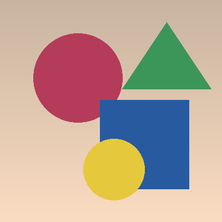
#> input picture imagens/entrada.png, 222 x 222 px, shrunk from 400 x 400 before the run
$ python visualizar.py
#> lines starting #> are read from the running program, lines starting #| are printed output that depends on the picture; after the words box and inside, x2 and y2 are one past the last pixel; in counts of white or black regions, pixels touching at a corner belong together
### binarizacao.py
"""
Desafio DIO - Binarização de Imagens
=====================================

Converte uma imagem colorida para:
  1) Níveis de cinza (0 a 255)
  2) Imagem binarizada / preto e branco (apenas 0 e 255)

Uso:
    python binarizacao.py [caminho_da_imagem] [limiar]

Exemplos:
    python binarizacao.py
    python binarizacao.py imagens/entrada.png
    python binarizacao.py imagens/entrada.png 140
"""

import argparse
import os
import sys

import numpy as np
from PIL import Image


def carregar_imagem(caminho: str) -> Image.Image:
    """Carrega uma imagem do disco e garante que está em RGB."""
    return Image.open(caminho).convert("RGB")


def converter_para_cinza(imagem: Image.Image) -> Image.Image:
    """
    Converte uma imagem RGB para níveis de cinza (0 a 255).

    Usa a fórmula de luminância ponderada (a mesma aplicada internamente
    pelo Pillow no modo "L"): Y = 0.299R + 0.587G + 0.114B
    """
    return imagem.convert("L")


def converter_para_binaria(imagem_cinza: Image.Image, limiar: int = 127) -> Image.Image:
    """
    Converte uma imagem em níveis de cinza para binária (0 e 255).

    Todo pixel com valor >= limiar vira 255 (branco).
    Todo pixel com valor <  limiar vira 0   (preto).
    """
    matriz = np.array(imagem_cinza)
    matriz_binaria = np.where(matriz >= limiar, 255, 0).astype(np.uint8)
    return Image.fromarray(matriz_binaria, mode="L")


# [41 lines left out: function calcular_limiar_otsu, not called in this run]


def processar(
    caminho_entrada: str,
    limiar: int = 127,
    pasta_saida: str = "saida",
    usar_otsu: bool = False,
):
    """Executa o pipeline completo e salva as três imagens resultantes.

    Retorna também o limiar efetivamente utilizado (útil quando `usar_otsu=True`,
    já que o valor é calculado automaticamente a partir da imagem).
    """
#> called with caminho_entrada = 'imagens/entrada.png', limiar = 127, pasta_saida = 'saida', usar_otsu = False
    os.makedirs(pasta_saida, exist_ok=True)

    imagem_original = carregar_imagem(caminho_entrada)
#> in carregar_imagem, returned value is the input picture: PIL image 222x222 RGB; mean R, G, B 186.9, 166, 151.3
    imagem_cinza = converter_para_cinza(imagem_original)
#> in converter_para_cinza, `return imagem.convert("L")`:
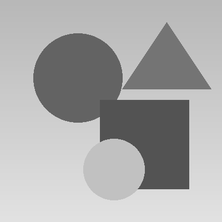
#> returned value: PIL image 222x222 L; min 66, max 229, mean 170.6

    limiar_efetivo = calcular_limiar_otsu(imagem_cinza) if usar_otsu else limiar
#> limiar_efetivo = 127
    imagem_binaria = converter_para_binaria(imagem_cinza, limiar_efetivo)
#> in converter_para_binaria, `matriz_binaria = np.where(matriz >= limiar, 255, 0).astype(np.uint8)`:
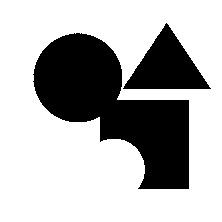
#> matriz_binaria: shape (222, 222); 69.8% white; 2 black regions, box (x1, y1, x2, y2) and area: (33, 33, 189, 189) 11952, (123, 23, 211, 89) 2935

    imagem_original.save(os.path.join(pasta_saida, "imagem_original.png"))
    imagem_cinza.save(os.path.join(pasta_saida, "imagem_cinza.png"))
    imagem_binaria.save(os.path.join(pasta_saida, "imagem_binaria.png"))

    return imagem_original, imagem_cinza, imagem_binaria, limiar_efetivo


# [28 lines left out: function _construir_parser, not called in this run]


# [16 lines that do not run on import are left out]

### visualizar.py
"""
Gera duas figuras a partir do processamento:

1. saida/comparativo.png
   As 3 imagens lado a lado (Original | Cinza | Binária), reproduzindo o
   layout mostrado no enunciado do desafio.

2. saida/histograma.png
   Histograma de níveis de cinza da imagem, com uma linha vertical marcando
   o limiar de binarização usado — útil para visualizar e justificar
   por que aquele ponto de corte separa bem "fundo" de "objeto".
"""

import argparse
import os

import matplotlib.pyplot as plt
import numpy as np

from binarizacao import processar


def gerar_comparativo(imagem_original, imagem_cinza, imagem_binaria, limiar, pasta_saida):
    fig, eixos = plt.subplots(1, 3, figsize=(12, 4))

    eixos[0].imshow(imagem_original)
    eixos[0].set_title("Imagem Original")
    eixos[0].axis("off")

    eixos[1].imshow(imagem_cinza, cmap="gray", vmin=0, vmax=255)
    eixos[1].set_title("Imagem em Cinza")
    eixos[1].axis("off")

    eixos[2].imshow(imagem_binaria, cmap="gray", vmin=0, vmax=255)
    eixos[2].set_title(f"Imagem Binária (limiar={limiar})")
    eixos[2].axis("off")

    plt.tight_layout()
    caminho_saida = os.path.join(pasta_saida, "comparativo.png")
    plt.savefig(caminho_saida, dpi=150)
    plt.close(fig)
    print(f"Comparativo salvo em {caminho_saida}")


def gerar_histograma(imagem_cinza, limiar, pasta_saida):
    valores = np.array(imagem_cinza).flatten()

    fig, eixo = plt.subplots(figsize=(8, 4))
    eixo.hist(valores, bins=256, range=(0, 256), color="#555555")
    eixo.axvline(limiar, color="red", linestyle="--", linewidth=2, label=f"Limiar = {limiar}")
    eixo.set_title("Histograma de níveis de cinza")
    eixo.set_xlabel("Intensidade do pixel (0-255)")
    eixo.set_ylabel("Quantidade de pixels")
    eixo.legend()

    plt.tight_layout()
    caminho_saida = os.path.join(pasta_saida, "histograma.png")
    plt.savefig(caminho_saida, dpi=150)
    plt.close(fig)
    print(f"Histograma salvo em {caminho_saida}")


if __name__ == "__main__":
    parser = argparse.ArgumentParser(
        description="Gera o comparativo visual e o histograma do processo de binarização."
    )
    parser.add_argument("entrada", nargs="?", default="imagens/entrada.png")
    parser.add_argument("limiar", nargs="?", type=int, default=127)
    parser.add_argument("--otsu", action="store_true", help="Usa limiar automático de Otsu")
    parser.add_argument("--saida", default="saida")
    args = parser.parse_args()

    original, cinza, binaria, limiar_usado = processar(
        args.entrada, args.limiar, args.saida, args.otsu
    )
#> limiar_usado = 127
    gerar_comparativo(original, cinza, binaria, limiar_usado, args.saida)
#> in gerar_comparativo, `plt.savefig(caminho_saida, dpi=150)`:
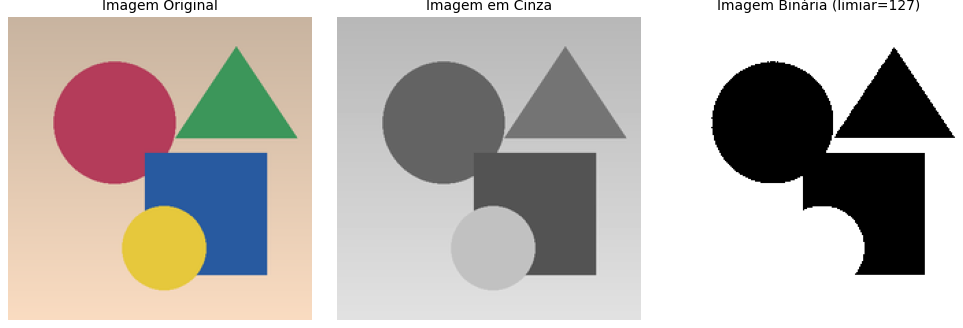
#> figure drawn by matplotlib, 3 panels
    gerar_histograma(cinza, limiar_usado, args.saida)
#> in gerar_histograma, `plt.savefig(caminho_saida, dpi=150)`:
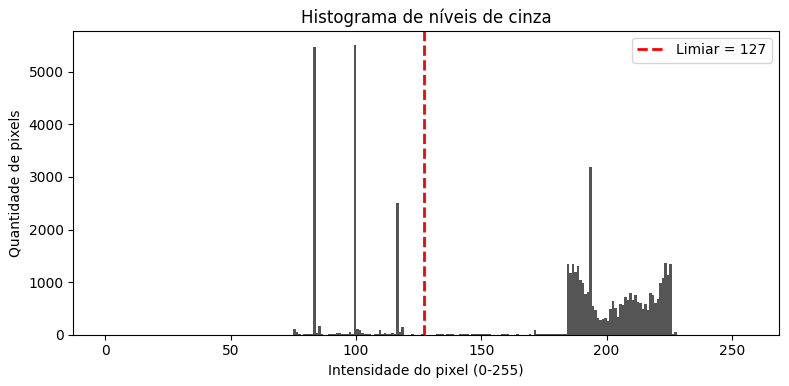
#> figure drawn by matplotlib, 1 panel; tallest bar 5502 high, from x = 99 to 100
